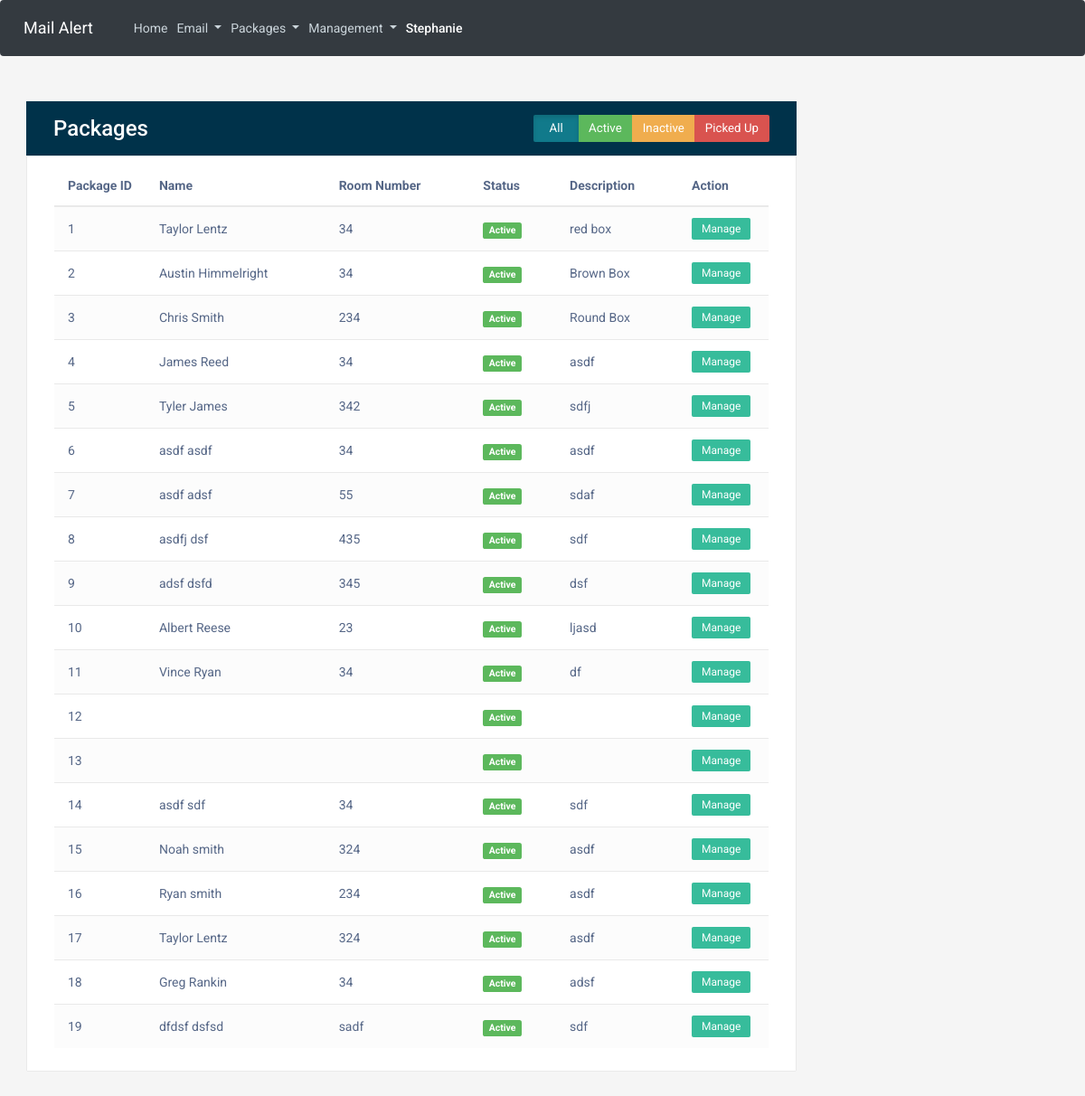
Screenshot of /packages (signed in) with the database file from the repository.
### mailalert/models.py (models this page shows, shortened)
class Employee(db.Model, UserMixin):
    id = db.Column(db.Integer, primary_key=True)
    email = db.Column(db.String(120), unique=True, nullable=False)
    fname = db.Column(db.String(100), nullable=False)
    lname = db.Column(db.String(100), nullable=False)
    workinghall = db.Column(db.String(2), nullable=False)
    password = db.Column(db.String(60), nullable=False)

class Package(db.Model):
    id = db.Column(db.Integer, primary_key=True)
    fname = db.Column(db.String(100), nullable=False)
    lname = db.Column(db.String(100), nullable=False)
    roomNum = db.Column(db.Integer, nullable=False)
    status = db.Column(db.String(100), nullable=False, default="Active")
    description = db.Column(db.String(250), nullable=False)
    delivery_date = db.Column(db.DateTime, nullable=False, default=datetime.now)

### mailalert/packages/routes.py (the view)
@packages.route("/packages")
@login_required
def package():
    packages = Package.query.all()
    return render_template('packages.html', title="Packages", packages=packages)

### mailalert/models.py (called while the page is built)
@login_manager.user_loader
def load_user(id):
    return Employee.query.get(int(id))

### mailalert/templates/packages.html (shortened to what this page needs)
{% extends "layout_with_navbar.html" %}
{%block content %}
<!DOCTYPE html>
<html lang="en">
<head>
    <link rel="stylesheet" href="https://maxcdn.bootstrapcdn.com/font-awesome/4.7.0/css/font-awesome.min.css">
    <link rel="stylesheet" href="https://maxcdn.bootstrapcdn.com/bootstrap/3.3.7/css/bootstrap.min.css">
</head>
<body>
    <div class="table-wrapper">
        <div class="table-title">
            <div class="row">
                <div class="col-sm-6">
                    <h2>Packages</h2>
                </div>
                <div class="col-sm-6">
                    <div class="btn-group" data-toggle="buttons">
                        <label class="btn btn-info active">
                            <input type="radio" name="status" value="all" checked="checked"> All
                        </label>
                        <label class="btn btn-success">
                            <input type="radio" name="status" value="active"> Active
                        </label>
                        <label class="btn btn-warning">
                            <input type="radio" name="status" value="inactive"> Inactive
                        </label>
                        <label class="btn btn-danger">
                            <input type="radio" name="status" value="picked-up"> Picked Up
                        </label>
                    </div>
                </div>
            </div>
        </div>
        <table id="packagesTable" class="table table-striped table-hover">
            <thead>
                <tr>
                    <th>Package&nbsp;ID</th>
                    <th>Name</th>
                    <th>Room&nbsp;Number</th>
                    <th>Status</th>
                    <th>Description</th>
                    <th>Action</th>
                </tr>
            </thead>
            <tbody>
                {% for package in packages %}
                    <tr data-status="active">
                        <td>{{ package.id }}</td>
                        <td>{{ package.fname }} {{ package.lname }}</td>
                        <td>{{ package.roomNum }}</td>
                        {% if package.status == "Active" %}
                            <td><span class="label label-success">{{ package.status }}</span></td>
                        {% elif package.status == "Picked Up" %}
                            <td><span class="label label-danger">{{ package.status }}</span></td>
                        {% endif %}
                        <td>{{ package.description }}</td>
                        <td><a href="#" class="btn btn-sm manage">Manage</a></td>
                    </tr>
                {% endfor %}
            </tbody>
        </table>
    </div>
</body>
</html>
{% endblock %}

### mailalert/templates/layout_with_navbar.html (shortened to what this page needs)
<!DOCTYPE html>
<html>
<head>
  <link rel="stylesheet" href="https://maxcdn.bootstrapcdn.com/bootstrap/4.0.0/css/bootstrap.min.css"
>
  <link rel="stylesheet" type="text/css" href="{{ url_for('static', filename='main.css') }}">
  <link rel="stylesheet" href="https://maxcdn.bootstrapcdn.com/font-awesome/4.7.0/css/font-awesome.min.css">
</head>
<body>
  <header class="site-header">
    <nav class="navbar navbar-expand-lg navbar-dark bg-dark fixed-top">
      <a class="navbar-brand" href="/">Mail Alert</a>
      <div class="collapse navbar-collapse" id="navbarNavDropdown">
        <ul class="navbar-nav ml-auto">
          <li class="nav-item">
            <a class="nav-link" href="/">Home <span class="sr-only">(current)</span></a>
          </li>
          <li class="nav-item dropdown">
            <a class="nav-link dropdown-toggle" href="#" id="navbarDropdownMenuLink" data-toggle="dropdown"
              aria-haspopup="true" aria-expanded="false">
              Email
            </a>
          </li>
          <li class="nav-item dropdown">
            <a class="nav-link dropdown-toggle" href="#" id="navbarDropdownMenuLink" data-toggle="dropdown"
              aria-haspopup="true" aria-expanded="false">
              Packages
            </a>
          </li>
          <li class="nav-item dropdown">
            <a class="nav-link dropdown-toggle" href="#" id="navbarDropdownMenuLink" data-toggle="dropdown"
              aria-haspopup="true" aria-expanded="false">
              Management
            </a>
          </li>
          <li class="nav-item dropdown">
              <a class="nav-link active" href="#" id="navbarDropdownMenuLink" data-toggle="dropdown"
                aria-haspopup="true" aria-expanded="false">
                {{ current_user.fname }}
              </a>
            </li>
        </ul>
      </div>
    </nav>
  </header>
  <main role="main" class="container">
    <div class="row">
      <div>
        {% block content %}{% endblock %}
      </div>
    </div>
  </main>
</body>
</html>

### mailalert/static/main.css (style rules this page uses)
body { background: #fafafa; color: #333333; margin-top: 5rem; }
h1, h2, h3, h4, h5, h6 { color: #444444; }
.site-header .navbar-nav .nav-link { color: #cbd5db; }
.site-header .navbar-nav .nav-link.active { font-weight: 500; }

### mailalert/templates/packages.html (style rules this page uses)
body { color: #566787; background: #f5f5f5; font-family: 'Roboto', sans-serif; }
.table-wrapper { width: 850px; background: #fff; padding: 20px 30px 5px; margin: 30px auto; box-shadow: 0 0 1px 0 rgba(0, 0, 0, .25); }
.table-title .btn-group { float: right; }
.table-title .btn { min-width: 50px; border-radius: 2px; border: none; padding: 6px 12px; font-size: 95%; outline: none !important; height: 30px; }
.table-title { border-bottom: 1px solid #e9e9e9; padding-bottom: 15px; margin-bottom: 5px; background: rgb(0, 50, 74); margin: -20px -31px 10px; padding: 15px 30px; color: #fff; }
.table-title h2 { margin: 2px 0 0; font-size: 24px; }
table.table tr th, table.table tr td { border-color: #e9e9e9; padding: 12px 15px; vertical-align: middle; }
table.table tr th:first-child { width: 40px; }
table.table tr th:last-child { width: 100px; }
table.table-striped tbody tr:nth-of-type(odd) { background-color: #fcfcfc; }
table.table td a { color: #2196f3; }
table.table td .btn.manage { padding: 2px 10px; background: #37BC9B; color: #fff; border-radius: 2px; }

### rows the page displays
Employee: fname "Stephanie"
Package: id "1", fname "Taylor", lname "Lentz", roomNum "34", status "Active", description "red box"
Package: id "2", fname "Austin", lname "Himmelright", roomNum "34", status "Active", description "Brown Box"
Package: id "3", fname "Chris", lname "Smith", roomNum "234", status "Active", description "Round Box"
Package: id "4", fname "James", lname "Reed", roomNum "34", status "Active", description "asdf"
Package: id "5", fname "Tyler", lname "James", roomNum "342", status "Active", description "sdfj"
Package: id "6", fname "asdf", lname "asdf", roomNum "34", status "Active", description "asdf"
Package: id "7", fname "asdf", lname "adsf", roomNum "55", status "Active", description "sdaf"
Package: id "8", fname "asdfj", lname "dsf", roomNum "435", status "Active", description "sdf"
Package: id "9", fname "adsf", lname "dsfd", roomNum "345", status "Active", description "dsf"
Package: id "10", fname "Albert", lname "Reese", roomNum "23", status "Active", description "ljasd"
Package: id "11", fname "Vince", lname "Ryan", roomNum "34", status "Active", description "df"
Package: id "12", status "Active"
Package: id "13", status "Active"
Package: id "14", fname "asdf", lname "sdf", roomNum "34", status "Active", description "sdf"
Package: id "15", fname "Noah", lname "smith", roomNum "324", status "Active", description "asdf"
Package: id "16", fname "Ryan", lname "smith", roomNum "234", status "Active", description "asdf"
Package: id "17", fname "Taylor", lname "Lentz", roomNum "324", status "Active", description "asdf"
Package: id "18", fname "Greg", lname "Rankin", roomNum "34", status "Active", description "adsf"
Package: id "19", fname "dfdsf", lname "dsfsd", roomNum "sadf", status "Active", description "sdf"
